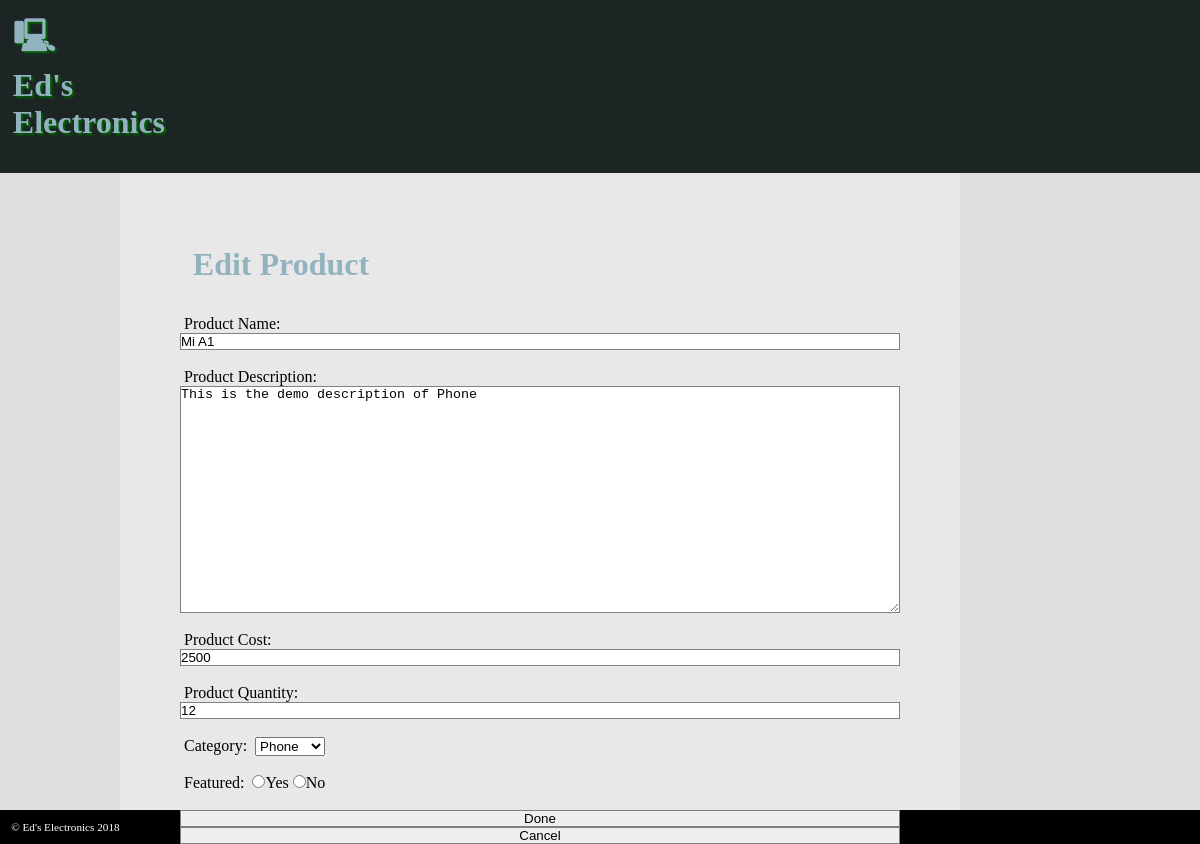
Page /Admin/editProduct.php?prodedit_id=43 (signed in) on the committed database.
### tables this page shows
CREATE TABLE `products_db` (
  `product_id` int(11) NOT NULL,
  `product_name` varchar(255) NOT NULL,
  `product_description` varchar(255) NOT NULL,
  `product_cost` int(11) NOT NULL,
  `product_quantity` int(11) NOT NULL,
  `category_id` int(11) NOT NULL,
  `featured` varchar(255) NOT NULL
);

CREATE TABLE `categories_db` (
  `category_id` int(11) NOT NULL,
  `category_name` varchar(255) NOT NULL,
  `category_description` varchar(255) NOT NULL
);

### Admin/editProduct.php (the view, shortened to what this page needs)
<?php
	require '../database_link.php';
	require '../footer.php';
	$get_prod = $pdo->prepare("SELECT * FROM products_db WHERE product_id=:prodedit_id");
	$get_prod->execute($_GET);
	$prod_msg=$get_prod->fetch();
?>
<!DOCTYPE html>
<html>
<head>
	<?php require 'adminHeader.php'; ?>
	<main>
		<form action="" method="POST">
			<h1>Edit Product</h1>
			<label class="label_name">Product Name:</label>
			<input class="label_desc" type="text" name="product_name" value="<?php echo $prod_msg['product_name']; ?>" />
			<br><br>
			<label class="label_name">Product Description:</label>
			<textarea class="label_desc" rows="15" name="product_description"><?php echo $prod_msg['product_description']; ?></textarea>
			<br><br>
			<label class="label_name">Product Cost:</label>
			<input class="label_desc" type="text" name="product_cost" value="<?php echo $prod_msg['product_cost']; ?>" />
			<br><br>
			<label class="label_name">Product Quantity:</label>
			<input class="label_desc" type="text" name="product_quantity" value="<?php echo $prod_msg['product_quantity']; ?>" />
			<br><br>
			<label class="label_name">Category:</label>
			<select name="category_id">
				<?php
					$categoryDisplay = $pdo->prepare("SELECT * FROM categories_db");
					$categoryDisplay->execute();
					foreach ($categoryDisplay as $verticalDisplay) {
						echo '<option value="'. $verticalDisplay['category_id'] .'" ';
						if($prod_msg['category_id']==$verticalDisplay['category_id']){ echo 'selected'; }
							echo '>';
						echo $verticalDisplay['category_name'];
						echo '</option>';
					}
				?>
			</select>
			<br><br>
			<label class="label_name">Featured:</label>
				<input type="radio" name="featured" value="YES"/>Yes
				<input type="radio" name="featured" value="NO" />No
				<br><br>
			<input class="label_desc" type="submit" name="done" value="Done">
			<input class="label_desc" type="submit" name="cancel" value="Cancel">
		</form>
	</main>

### Admin/adminStyle.css (style rules this page uses)
* { margin: 0; padding: 0; }
body { background-color: #DEDEDE; font-family: 'Oxygen-Regular'; display: grid; grid-template-columns: 10% 70% 20%; grid-template-rows: auto; grid-template-areas: "header header header" "img img aside" ". main aside" "footer footer footer"; }
h1 { font-family: 'Audiowide', cursive; margin: 0.4em; }
main { min-height: 20vh; grid-area: main; padding: 5vw; background-color: #E8E8E8; }
main h1, main a { color: #92B2BF; }
h1 { font-weight: bold; margin-bottom: 1em; }
.label_name { padding: 2px; margin: 2px; width: 100%; }
.label_desc { width: 100%; border: 1px solid grey; }

### rows in the picture
products_db: product_name "Mi A1", product_description "This is the demo description of Phone", product_cost "2500", product_quantity "12", category_id "Phone"
